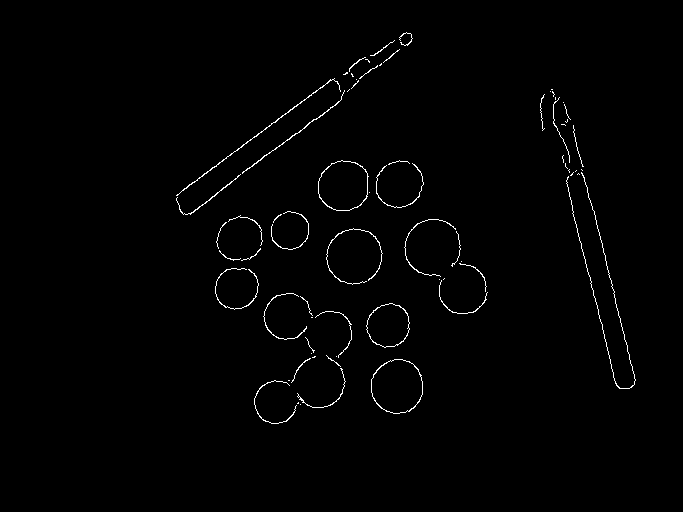
#> input picture PS1/output/ps1-4-b-1.png, 683 x 512 px
$ python ps1_5.py
#> lines starting #> are read from the running program, lines starting #| are printed output that depends on the picture; after the words box and inside, x2 and y2 are one past the last pixel; in counts of white or black regions, pixels touching at a corner belong together
#> `edge = cv2.imread('output/ps1-4-b-1.png', cv2.IMREAD_GRAYSCALE)`: edge: shape (512, 683); 1% white in thin lines or dots, all inside (x1, y1, x2, y2) = (176, 32, 636, 424)
### PS1/find_circles.py

from hough_circles_acc import *
from hough_peaks import *


def find_circles(edge_img, radius_range=(1, 2), threshold=100, nhoodsize=5, num_peaks=10, verbose=False):
#> called with radius_range = (20, 50), threshold = 130, nhoodsize = 50, num_peaks = 10, verbose = True
    n = radius_range[1] - radius_range[0]
    H_size = (n,) + edge_img.shape
#> H_size = (30, 512, 683)
    H = np.zeros(H_size)
    centers = ()
    radius = np.arange(radius_range[0], radius_range[1])
    valid_radius = np.array([], dtype=np.uint)
    num_circles = 0
    for i in range(len(radius)):
        H[i] = hough_circles_acc(edge_img, radius[i])
        peaks = hough_peaks(H[i], num_peaks=num_peaks, threshold=threshold, nhoodsize=nhoodsize)
        if peaks.shape[0]:
            valid_radius = np.append(valid_radius, radius[i])
            centers = centers + (peaks,)
            for peak in peaks:
                cv2.circle(edge_img, tuple(peak[::-1]), radius[i]+1, (0, 0, 0), -1) # this step is to cancel the
                # circles found
        num_circles += peaks.shape[0]
        if verbose:
            print('Progress: %d%% - Circles detected: %d' % (100*i/len(radius), num_circles))
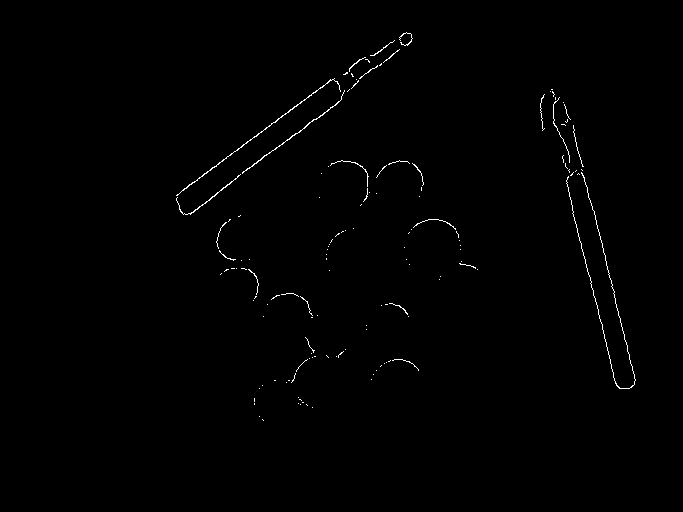
#> edge_img: shape (512, 683); 0.58% white in thin lines or dots, all inside (x1, y1, x2, y2) = (176, 32, 636, 421)
#> after the loop, num_circles = 15
    if verbose:
        print('Total circles detected: %d' % num_circles)
#| Total circles detected: 15
    centers = np.array(centers, dtype=object)
    return centers, valid_radius.astype(np.uint)

### PS1/hough_circles_acc.py
import numpy as np


def hough_circles_acc(edge, radius):
    y_edge, x_edge = np.nonzero(edge)
    H = np.zeros(edge.shape)
    m, n = edge.shape
    theta = np.arange(0, 360)
    for i in range(len(x_edge)):
        x = x_edge[i]
        y = y_edge[i]
        a = np.ceil(y + radius * np.sin(np.deg2rad(theta)))
        b = np.ceil((x - radius * np.cos(np.deg2rad(theta))))
        valid_idx = np.nonzero((a < m) & (b < n) & (a >= 0) & (b >= 0))
        a, b = a[valid_idx], b[valid_idx]
        c = np.stack([a, b], 1)
        cc = np.ascontiguousarray(c).view(np.dtype((np.void, c.dtype.itemsize * c.shape[1])))
        _, idx, counts = np.unique(cc, return_index=True, return_counts=True)
        uc = c[idx].astype(np.uint)
        H[uc[:, 0], uc[:, 1]] += counts.astype(np.uint)
    return H

### PS1/hough_circles_drawn.py
import cv2


def hough_circles_drawn(img, centers, radius):
    for subcenters, radii in zip(centers, radius):
        for center in subcenters:
            cv2.circle(img, radius=radii, center=tuple(center[::-1]), color=(0, 255, 0))

### PS1/hough_peaks.py
import numpy as np
import cv2


def hough_peaks(H, num_peaks=1, threshold=100, nhoodsize=5):
    peaks = np.zeros((num_peaks, 2), dtype=np.int32)
    H1 = H.copy()
    for i in range(num_peaks):
        _, max_value, _, max_indices = cv2.minMaxLoc(H1)
        if max_value > threshold:
            peaks[i] = max_indices
            c, r = max_indices
            k = nhoodsize // 2
            # Suppress neighborhood
            H1[max(0, r - k): r + k + 1, max(0, c - k): c + k + 1] = 0
        else:
            peaks = peaks[:i]
            break
    return peaks[:, ::-1]


# [54 lines left out: function hough_peaks_2, not called in this run]

### PS1/ps1_5.py
import cv2

from hough_circles_acc import *
from find_circles import *
from hough_circles_drawn import *


# Load an edge image
edge = cv2.imread('output/ps1-4-b-1.png', cv2.IMREAD_GRAYSCALE)
# Detect circles
centers, radius = find_circles(edge, (20, 50), nhoodsize=50, threshold=130, verbose=True)
#> radius = [20, 21, 22, 24, 25, 26, 27]
# Draw circles on the original image
img = cv2.imread('input/ps1-input1.png')
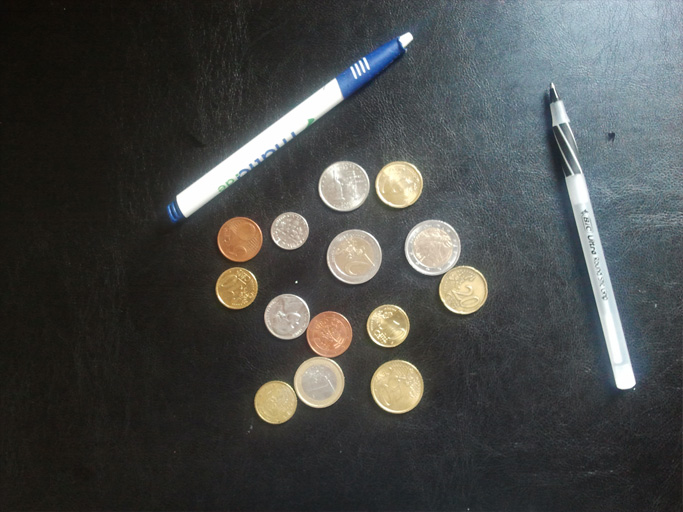
#> input picture PS1/input/ps1-input1.png, 683 x 512 px
#> img is the input picture: shape (512, 683, 3); mean B, G, R 71.9, 73.3, 71.2
img_draw = img.copy()
hough_circles_drawn(img_draw, centers, radius)
#> the loop in hough_circles_drawn, `for subcenters, radii in zip(centers, radius):` made 7 passes
#> (subcenters, radii) on passes 1 to 7: ([[289, 235], [229, 289]], 20), ([[326, 388], [402, 276], [238, 242], [332, 331]], 21), ([[317, 286], [186, 398]], 22), ([[290, 463], [187, 342]], 24), ([[382, 320]], 25), ([[387, 397], [255, 356]], 26), ([[257, 354], [248, 432]], 27)
#cv2.imwrite('output/ps1-5.png', img_draw)
